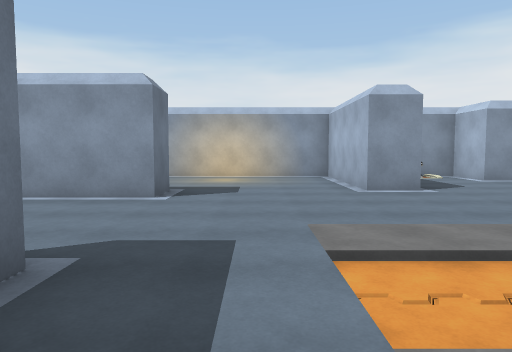
View 1 (above)

23 first-person views from a walk through a 3-D level made in the Unity game engine. The camera is 1.5 m above the floor, tilts 4° down and sees 70° across. The floor is counted in squares, 2 m on a side. Each view is taken from the middle of a square. On the plan, view 1 faces up. The plan holds only what a view shows up to about 11 squares ahead; the rest is blank. The player is left out. Surface patterns are stand-ins for the level's own textures.

View 2
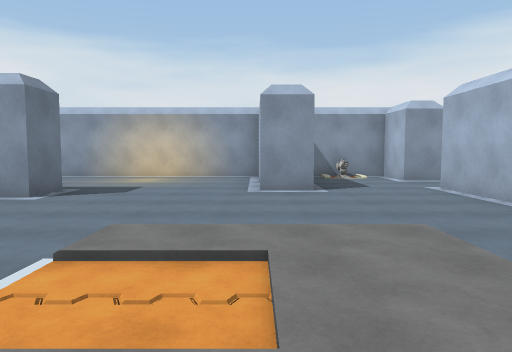

View 3
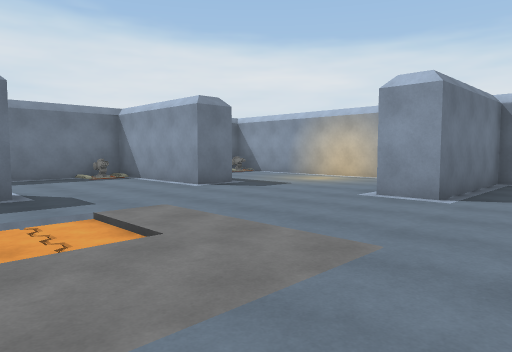

View 4
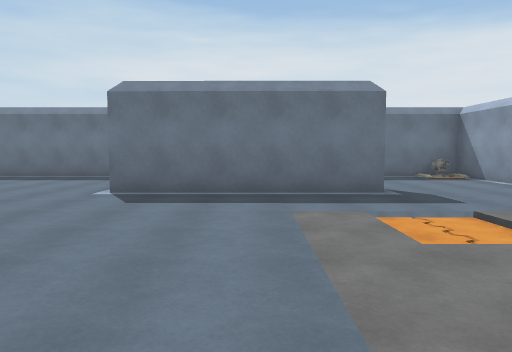

View 5
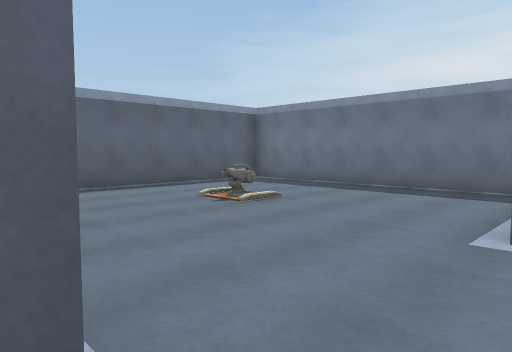

View 6
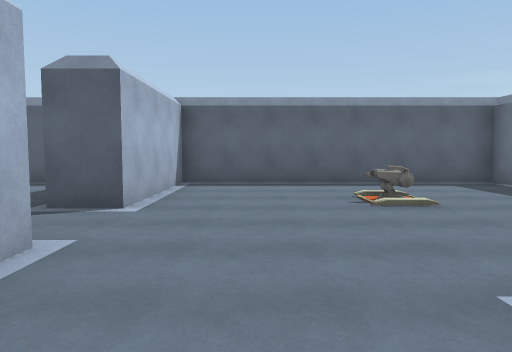

View 7
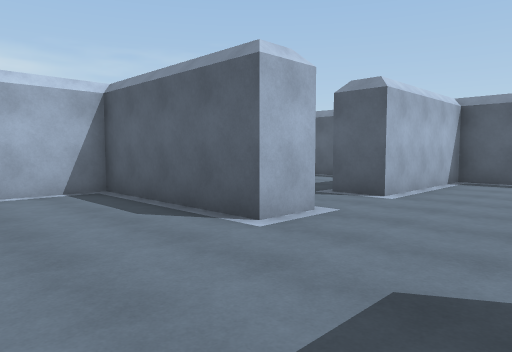

View 8
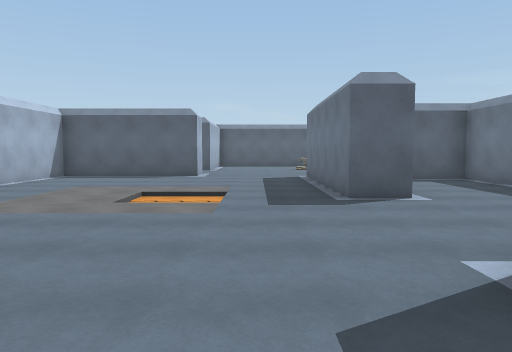

View 9
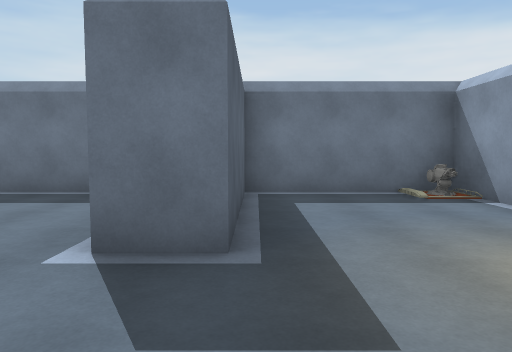

View 10
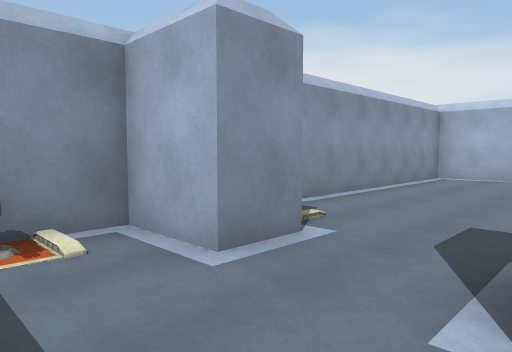

View 11
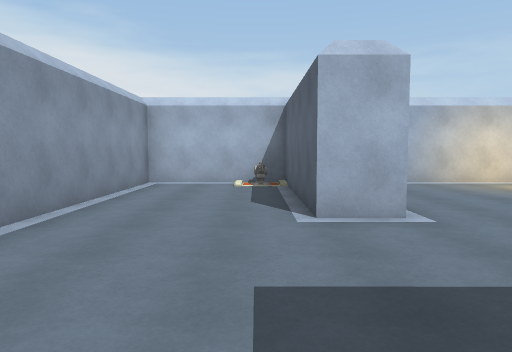

View 12
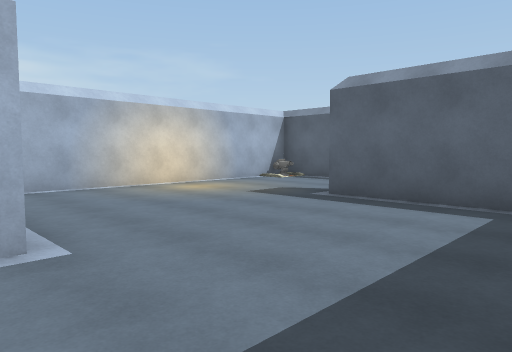

View 13
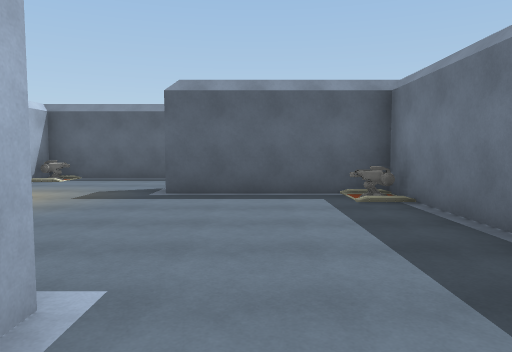

View 14
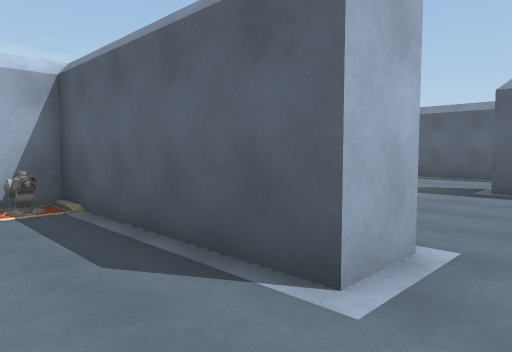

View 15
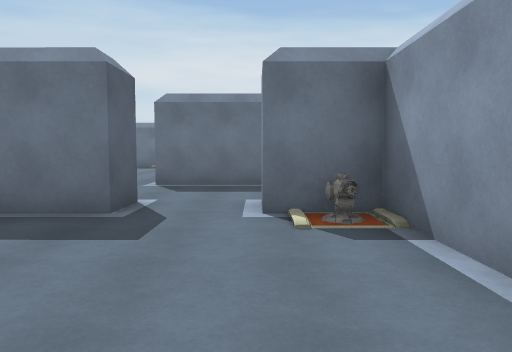

View 16
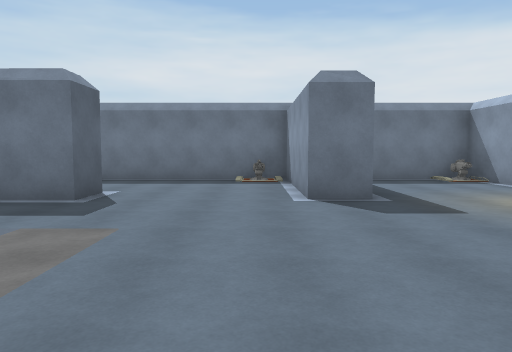

View 17
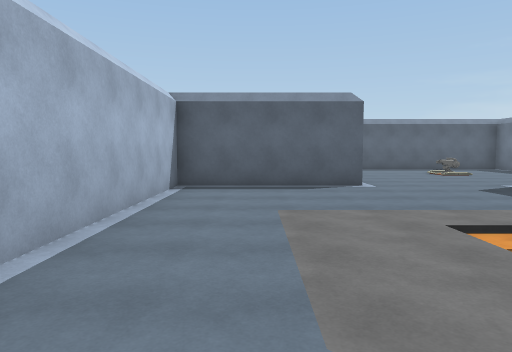

View 18
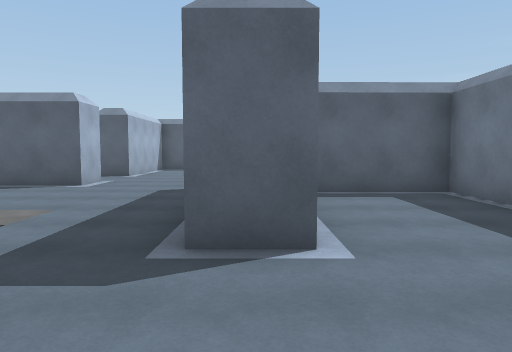

View 19
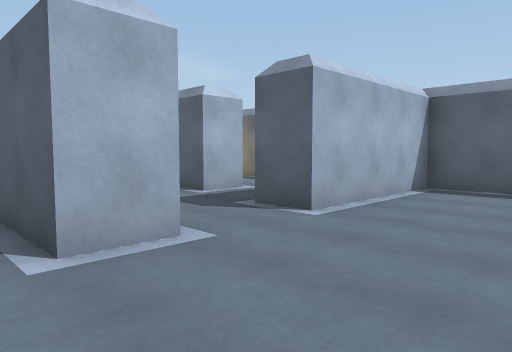

View 20
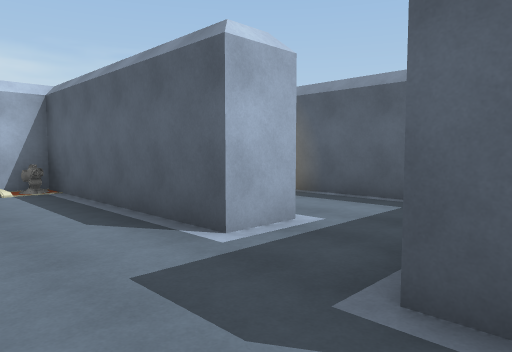

View 21
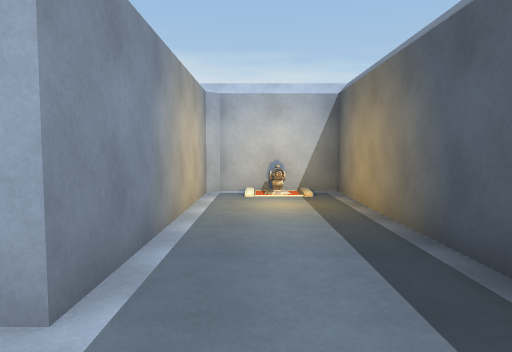

View 22
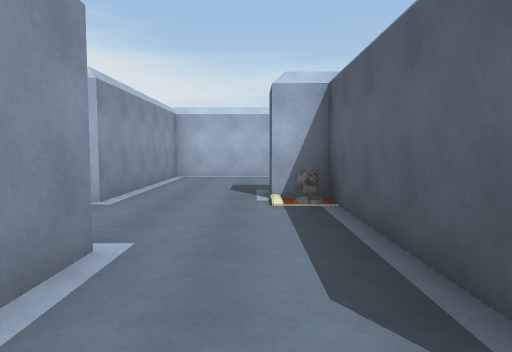

View 23
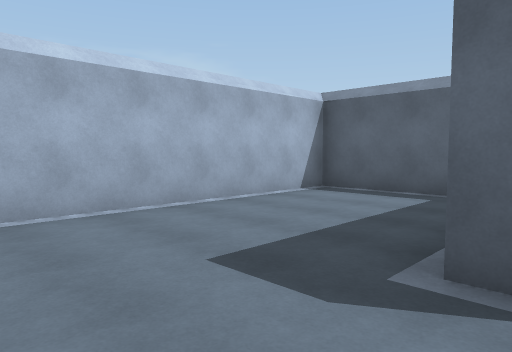

### Floor plan
Ten units are one square. View 1 is at (0, 0); x grows to the right and y downward. Boxes are objects, and circles mark ways between rooms. Rooms are numbered by the first view taken in them; rooms with no view inside come last. Other rooms are left out.
<svg viewBox="-60 -110 210 210">
<path fill="none" stroke="#000" d="M-25 -23 -16 -23 -16 26M17 39 17 28 57 28 57 -27M-55 32 -55 95 17 95 17 57M31 -68 21 -68 21 -105 -55 -105 -55 -68 -16 -68 -16 -58 -55 -58 -55 16 -31 16M57 -51 57 -73M57 -91 57 -105 31 -105 31 -68M100 -62 100 -73 145 -73 145 -105 66 -105M75 -16 106 -16M57 -73 67 -73 67 -28M65 -91 57 -91M113 17 145 17 145 -54M17 57 28 57M43 95 97 95 97 71 45 71 45 61M67 38 56 38M120 95 145 95 145 27 93 27M45 61 97 61 97 52 108 52"/>
<rect x="-55" y="-55" width="10" height="10" fill="#bbb"><title>turret</title></rect>
<rect x="-55" y="-105" width="10" height="10" fill="#bbb"><title>turret</title></rect>
<rect x="-25" y="55" width="10" height="10" fill="#bbb"><title>turret</title></rect>
<rect x="35" y="-105" width="10" height="10" fill="#bbb"><title>turret</title></rect>
<rect x="65" y="-25" width="10" height="10" fill="#bbb"><title>turret</title></rect>
<rect x="65" y="-105" width="10" height="10" fill="#bbb"><title>turret</title></rect>
<rect x="135" y="5" width="10" height="10" fill="#bbb"><title>turret</title></rect>
<rect x="135" y="-85" width="10" height="10" fill="#bbb"><title>turret</title></rect>
<rect x="85" y="75" width="10" height="10" fill="#bbb"><title>turret</title></rect>
<rect x="85" y="55" width="10" height="10" fill="#bbb"><title>turret</title></rect>
<circle cx="45" cy="-70" r="3" fill="#2a7"/>
<circle cx="20" cy="45" r="3" fill="#2a7"/>
<circle cx="60" cy="-85" r="3" fill="#2a7"/>
<circle cx="35" cy="65" r="3" fill="#2a7"/>
<circle cx="55" cy="45" r="3" fill="#2a7"/>
<text x="-10" y="-10">1</text>
<text x="40" y="-90">2</text>
<text x="110" y="-50">3</text>
<text x="30" y="40">4</text>
<text x="50" y="80">5</text>
<text x="100" y="40">6</text>
</svg>
Room 1 opens to room 2. Room 1 opens to room 4. Room 2 opens to room 3. Room 4 opens to room 5. Room 4 opens to room 6.

Where each view was taken, in squares from view 1:
view 1: 0 up, 0 right, facing up
view 2: 0 up, 2 right, facing up
view 3: 1 up, 5 right, facing up-left
view 4: 0 up, 5 right, facing left
view 5: 2 down, 2 right, facing down-left
view 6: 1 down, 0 right, facing down
view 7: 0 up, 1 left, facing down-right
view 8: 8 up, 0 right, facing down
view 9: 7 up, 1 right, facing left
view 10: 7 up, 4 right, facing up-right
view 11: 8 up, 6 right, facing right
view 12: 7 up, 7 right, facing down-right
view 13: 8 up, 9 right, facing down
view 14: 9 up, 9 right, facing down-right
view 15: 9 up, 11 right, facing left
view 16: 5 up, 4 right, facing left
view 17: 5 up, 4 right, facing down
view 18: 5 up, 2 left, facing down
view 19: 2 down, 1 left, facing down-right
view 20: 4 down, 2 right, facing down-right
view 21: 8 down, 3 right, facing right
view 22: 5 down, 4 right, facing right
view 23: 3 down, 10 right, facing down-right
